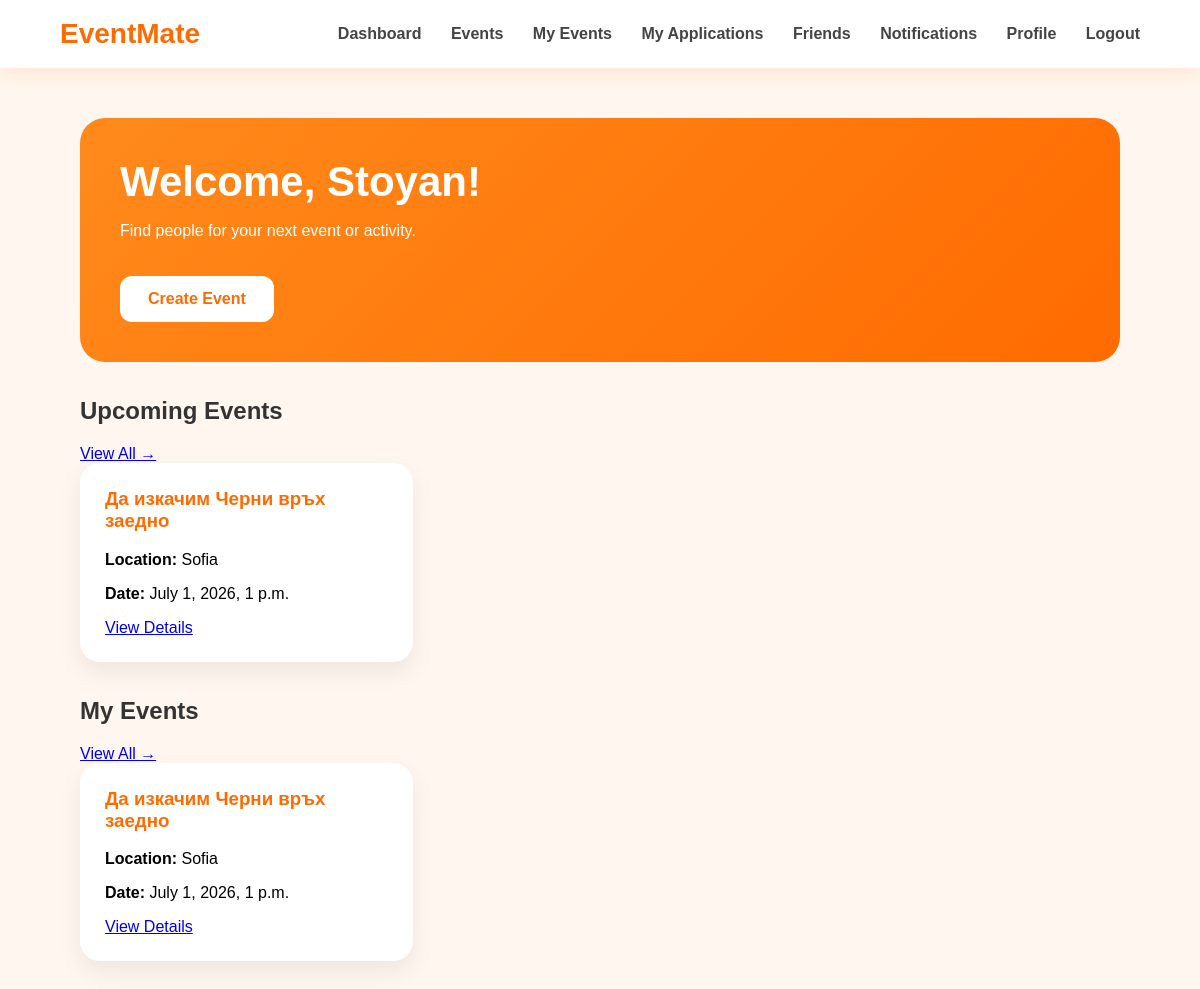
/dashboard/ (signed in), run on an earlier commit of the app's database.
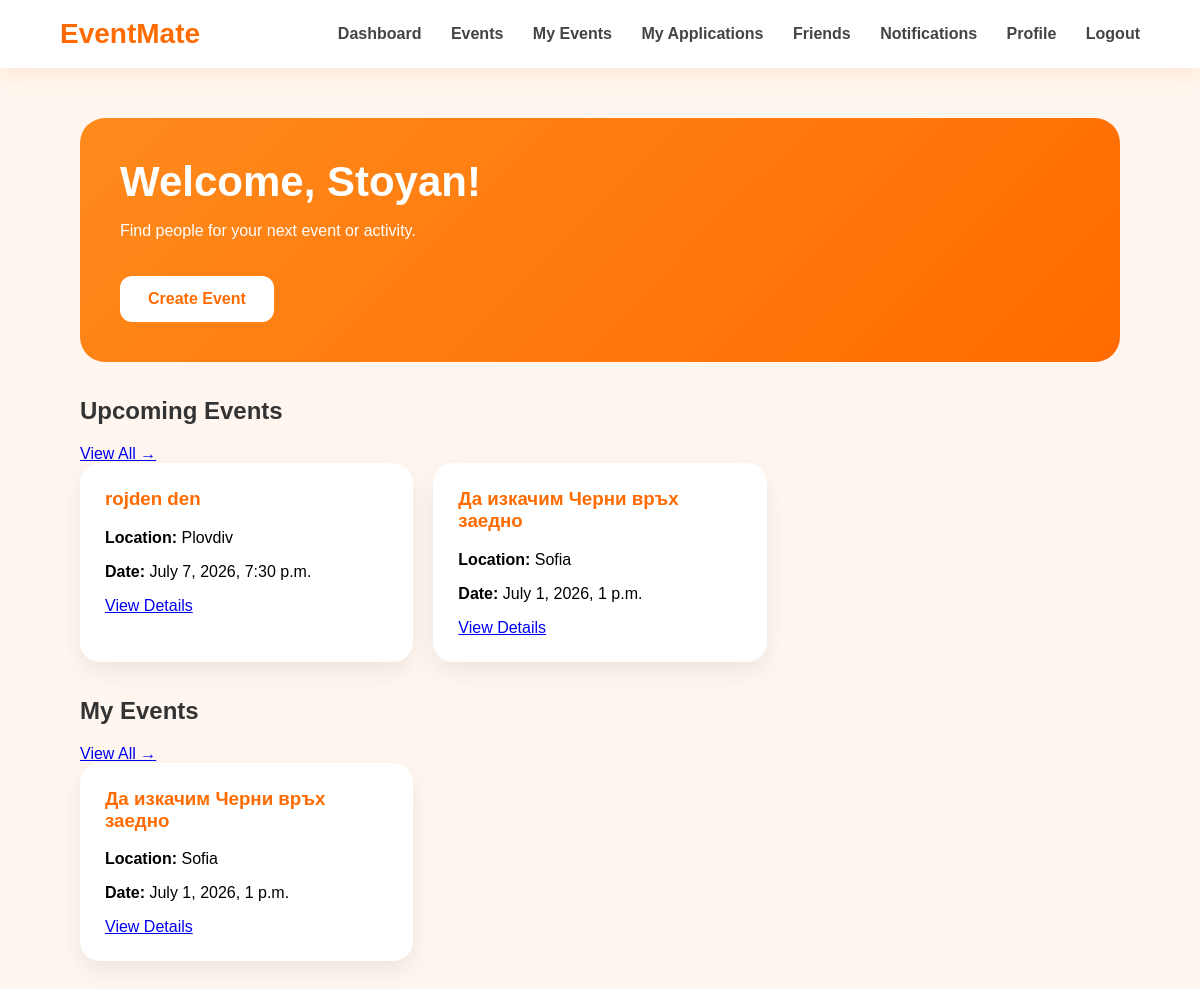
And on a later commit of the database.
### events/models.py (models this page shows, shortened)
class Event(models.Model):
    CATEGORY_CHOICES = [
        ("sport", "Sport"),
        ("party", "Party"),
        ("festival", "Festival"),
        ("hiking", "Hiking"),
        ("cinema", "Cinema"),
        ("concert", "Concert"),
        ("games", "Board Games"),
        ("other", "Other"),
    ]
    organizer = models.ForeignKey(
        User,
        on_delete=models.CASCADE,
        related_name="created_events"
    )
    title = models.CharField(max_length=100)
    description = models.TextField()
    category = models.CharField(
        max_length=50,
        choices=CATEGORY_CHOICES
    )
    location = models.CharField(max_length=150)
    date_time = models.DateTimeField()
    max_participants = models.PositiveIntegerField()
    is_adults_only = models.BooleanField(default=False)
    created_at = models.DateTimeField(auto_now_add=True)

### accounts/views.py (the view)
# urls.py: path("dashboard/", views.dashboard_view, name="dashboard"),
@login_required
def dashboard_view(request):
    events = Event.objects.order_by("-created_at")[:3]
    my_events = Event.objects.filter(
        organizer=request.user
    )
    return render(
        request,
        "accounts/dashboard.html",
        {
            "events": events,
            "my_events": my_events,
        }
    )

### accounts/templates/accounts/dashboard.html (shortened to what this page needs)
<!DOCTYPE html>
<html lang="en">
<head>
</head>
<body>
    <div class="navbar">
        <div class="logo">EventMate</div>
        <div class="nav-links">
            <a href="{% url 'dashboard' %}">Dashboard</a>
            <a href="{% url 'events_list' %}">Events</a>
            <a href="{% url 'my_events' %}">My Events</a>
            <a href="{% url 'my_applications' %}">My Applications</a>
            <a href="{% url 'friends' %}">Friends</a>
            <a href="{% url 'notifications' %}">Notifications</a>
            <a href="{% url 'profile' %}">Profile</a>
            <a href="{% url 'logout' %}">Logout</a>
        </div>
    </div>
    <div class="container">
        <div class="welcome-card">
            <h1>Welcome, {{ request.user.username }}!</h1>
            <p>Find people for your next event or activity.</p>
            <a href="{% url 'create_event' %}" class="create-btn">
                Create Event
            </a>
        </div>
        <div class="section-header">
            <h2 class="section-title">Upcoming Events</h2>
            <a href="{% url 'events_list' %}" class="view-all">
                View All →
            </a>
        </div>
        <div class="cards">
            {% for event in events %}
                <div class="card">
                    <h3>{{ event.title }}</h3>
                    <p><strong>Location:</strong> {{ event.location }}</p>
                    <p><strong>Date:</strong> {{ event.date_time }}</p>
                    <a href="{% url 'event_details' event.id %}" class="btn btn-outline">
                        View Details
                    </a>
                </div>
            {% empty %}
                <div class="card">
                    <h3>No events yet</h3>
                    <p class="empty">Soon you will see available events here.</p>
                </div>
            {% endfor %}
        </div>
        <div class="section-header">
            <h2 class="section-title">My Events</h2>
            <a href="{% url 'my_events' %}" class="view-all">
                View All →
            </a>
        </div>
        <div class="cards">
            {% for event in my_events %}
                <div class="card">
                    <h3>{{ event.title }}</h3>
                    <p><strong>Location:</strong> {{ event.location }}</p>
                    <p><strong>Date:</strong> {{ event.date_time }}</p>
                    <a href="{% url 'event_details' event.id %}" class="btn btn-outline">
                        View Details
                    </a>
                </div>
            {% empty %}
                <div class="card">
                    <h3>No created events</h3>
                    <p class="empty">Create your first event and invite people to join.</p>
                </div>
            {% endfor %}
        </div>
    </div>
</body>
</html>

What changed in the data, as far as the page shows it:
added Event: title "rojden den", location "Plovdiv", date_time "July 7, 2026, 7:30 p.m.", shown under "Upcoming Events"
